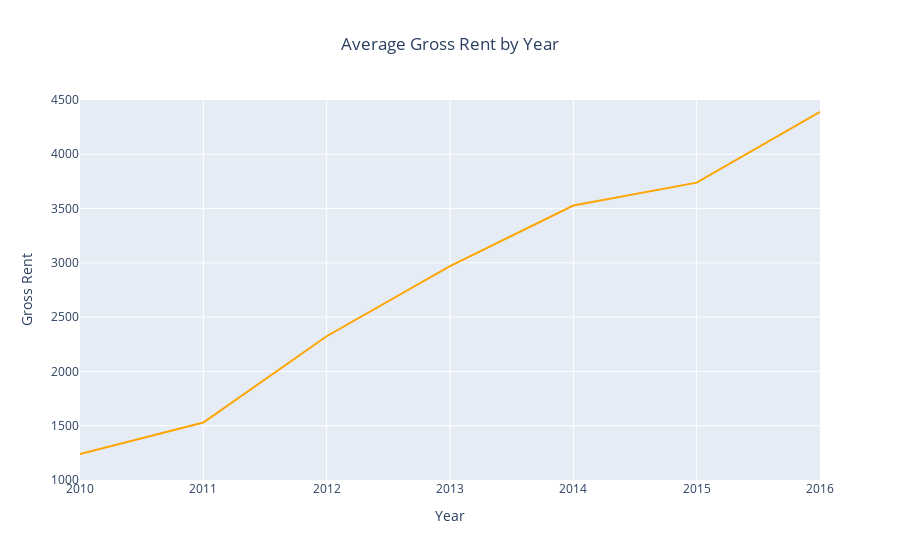

Write notebook code for a chart like this one.
### Code cell
average_gross_rent()

### Figure 1 — Plotly figure (JSON) as saved in the notebook; plotly's stock layout.template omitted (floating-point values rounded to 4 significant figures)
{"data": [{"hovertemplate": "Year=%{x}<br>Gross Rent=%{y}<extra></extra>", "legendgroup": "", "line": {"color": "orange", "dash": "solid"}, "mode": "lines", "name": "", "orientation": "v", "showlegend": false, "type": "scatter", "x": [2010, 2011, 2012, 2013, 2014, 2015, 2016], "xaxis": "x", "y": [1239, 1530, 2324, 2971, 3528, 3739, 4390], "yaxis": "y"}], "layout": {"autosize": true, "legend": {"tracegroupgap": 0}, "title": {"text": "Average Gross Rent by Year", "x": 0.5, "xanchor": "center"}, "xaxis": {"anchor": "y", "autorange": true, "domain": [0, 1], "range": [2010, 2016], "tickmode": "linear", "title": {"text": "Year"}, "type": "linear"}, "yaxis": {"anchor": "x", "domain": [0, 1], "range": [1000, 4500], "title": {"text": "Gross Rent"}, "type": "linear"}}}
